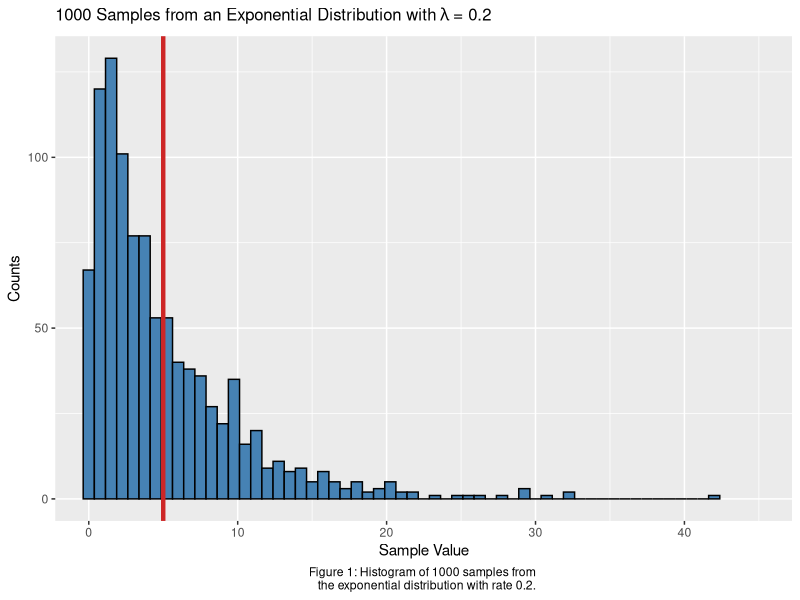
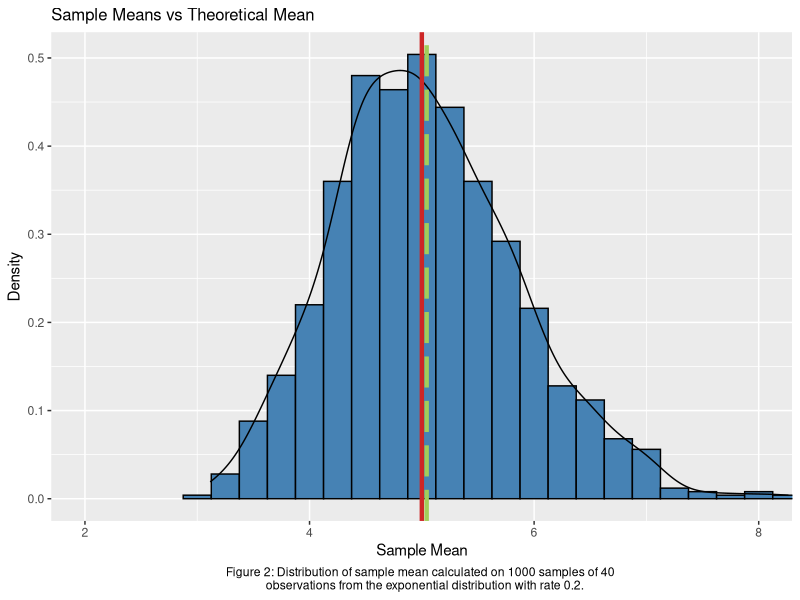
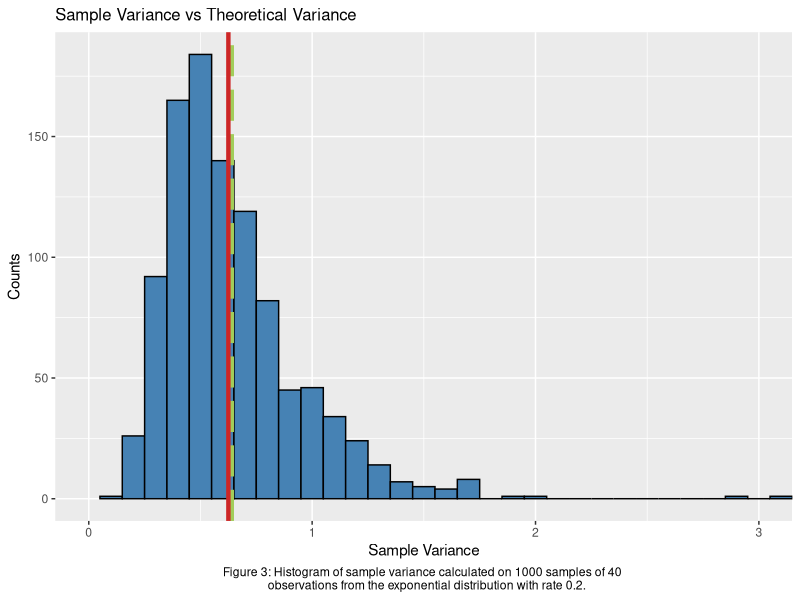

Write R code to recreate these figures, in order.
## ---- chunk 1
knitr::opts_chunk$set(echo = TRUE, fig.width = 8, fig.height = 4)
options(tinytex.verbose = TRUE)
library(ggplot2)
set.seed(5)
## ---- chunk 2

# Number of simulations
sim <- 1000
# Number of exponentials
n <- 40
# Rate 
lambda <- 0.2 

# Creating observations
obs <- rexp(n*sim, rate = lambda)

# Store 1000 first observation to plot
subobs <- obs[1:1000]

# Plot distribution of 1000 exponentials
ggplot() +
  aes(subobs) + 
  geom_histogram(binwidth = 0.75, color = "black", fill = "steelblue") +
  geom_vline(xintercept = 5, color = "firebrick3", size = 1.5) + 
  labs(x = "Sample Value", y = "Counts") +
  labs(title = "1000 Samples from an Exponential Distribution with" ~ lambda ~ "= 0.2") +
  labs(caption = "Figure 1: Histogram of 1000 samples from 
  the exponential distribution with rate 0.2.") +
  coord_cartesian(xlim = c(0,45)) +
  theme(plot.title = element_text(size = 12)) +
  theme(plot.caption = element_text(hjust = 0.5))

## ---- chunk 3

# Reformatting them into matrix form with dim [sim x n]
mobs <- matrix(obs, sim, n)

# Calculate sample means
sampleMeans <- apply(mobs, 1, mean)

# Calculate the mean of the sample means
muMean <- mean(sampleMeans)

# Calculate the theoretical mean
trueMean <- 1/lambda

ggplot() +
  aes(sampleMeans) + 
  geom_histogram(aes(y=..density..), binwidth=0.25, color="black", fill="steelblue") +
  geom_density() +
  geom_vline(xintercept = muMean, color = "darkolivegreen3", lty = 5, size = 1.5) +
  geom_vline(xintercept = trueMean, color = "firebrick3", size = 1.5) + 
  labs(x = "Sample Mean", y = "Density") +
  labs(title = "Sample Means vs Theoretical Mean") +
  labs(caption = "Figure 2: Distribution of sample mean calculated on 1000 samples of 40 
  observations from the exponential distribution with rate 0.2.") +
  coord_cartesian(xlim = c(2,8)) +
  theme(plot.title = element_text(size = 12)) +
  theme(plot.caption = element_text(hjust = 0.5))

## ---- chunk 4

# Calculate sample variance
sampleVar <- apply(mobs, 1, var)/40

# Calculate the mean of the sample variance distribution
muVar <- mean(sampleVar)

# Calculate the theoretical variance for the sample
trueVar <- 1/(n*lambda^2)

ggplot() +
  aes(sampleVar) + 
  geom_histogram(binwidth = 0.1, color = "black", fill = "steelblue") +
  geom_vline(xintercept = muVar, color = "darkolivegreen3", lty = 5, size = 1.5) + 
  geom_vline(xintercept = trueVar, color = "firebrick3", size = 1.5) + 
  labs(x = "Sample Variance", y = "Counts") +
  labs(title = "Sample Variance vs Theoretical Variance") +
  labs(caption = "Figure 3: Histogram of sample variance calculated on 1000 samples of 40 
  observations from the exponential distribution with rate 0.2.") +
  coord_cartesian(xlim = c(0,3)) +
  theme(plot.title = element_text(size = 12)) + 
  theme(plot.caption = element_text(hjust = 0.5))

